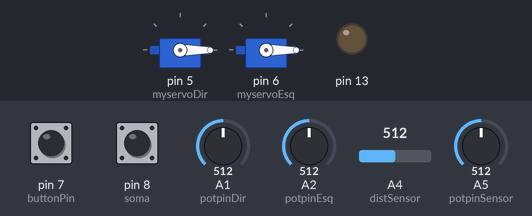
The sketch below on a simulated Arduino Uno, built with avr-gcc and run on an emulated ATmega328P. Shown: 2 × servo, output pins drawn as LEDs (lit = HIGH). The test bench sets the inputs (shaded band); at power-on: A4 (distSensor) = 512, pin 7 (buttonPin) HIGH, A5 (potpinSensor) = 512, pin 8 (soma) HIGH, A1 (potpinDir) = 512, A2 (potpinEsq) = 512.

Above: at 1.2 s.
1.3 s: A4 (distSensor) set to 583
3.5 s: A4 (distSensor) set to 610
At 5.4 s:
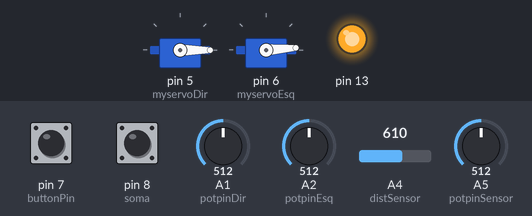
5.8 s: A4 (distSensor) set to 590
8.8 s: pin 7 (buttonPin) pulled LOW for 3.2 s
At 11.4 s:
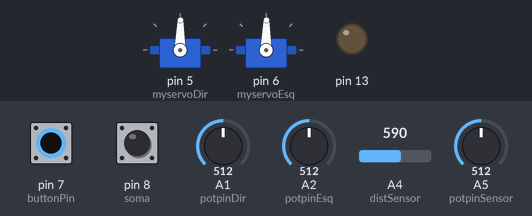
15.0 s: A5 (potpinSensor) set to 610
At 15.9 s:
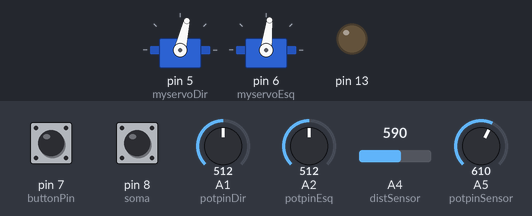
16.5 s: A5 (potpinSensor) set to 716
At 17.0 s:
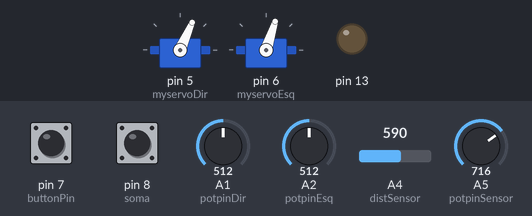
Timing chart, 0 to 19.0 s (numbered marks = the images above; inputs shaded):
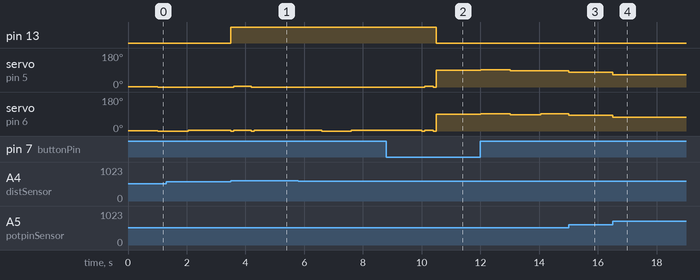

Measured:
- the behaviour switches between 600 and 601 on A4 (distSensor) (found by bisection; images 0 and 1)
- after the input at 3.5 s, pin 13: LOW → HIGH at once; servo on pin 5 (myservoDir): 0° → 4° after 0.10 s, → 0° 0.60 s later; servo on pin 6 (myservoEsq): alternates 4° for 0.60 s and 0° for 0.10 s, 4 changes in all, then stays 4°, starting at once
- after the input at 15.0 s, servo on pin 5 (myservoDir): 86° → 77° at once; servo on pin 6 (myservoEsq): 92° → 83° at once
- after the input at 16.5 s, servo on pin 5 (myservoDir): 77° → 66° at once; servo on pin 6 (myservoEsq): 83° → 72° at once

The sketch:

v_Original.ino
```cpp
// Controlling a servo position using a potentiometer (variable resistor)
// by Michal Rinott <http://people.interaction-ivrea.it/m.rinott>

#include <Servo.h>

Servo myservoDir;  // create servo object to control a servo
Servo myservoEsq;  // create servo object to control a servo

int potpinDir = 1;  // analog pin used to connect the potentiometer
int potpinEsq = 2;  // analog pin used to connect the potentiometer
int potpinSensor = 5; //sensor LDR
int lineSensor = 5; //armazena a leitura do sensor
int buttonPin = 7; //liga e deslica, será configurado com pull up interno.
int buttonState = HIGH;
int distSensor = 4;

int val;
int vel = 3;
int vel2 = 4;
int meio = 0;
int vmax = 0;
int vmin = 1024;
int meioDir = 0;    // variable to read the value from the analog pin
int meioEsq = 0;    // variable to read the value from the analog pin
int state = 0;
int counter = 0;
int diff = 0;
int objeto=0; //funciona como capitador de objeto

//parametros para fazer o rodar objeto
void parar();
void girarDir();
void girarEsq();
void andarReto();
int soma = 8;
int cond =0;

float p = 0.1;

void setup()
{
  myservoDir.attach(5);  // Declara qual porta do Arduino o servo estará ligado
  myservoEsq.attach(6);  //
  pinMode(buttonPin,INPUT);
  pinMode(13,OUTPUT);
  digitalWrite(buttonPin,HIGH);//coloca o estado da porta como pull Up interno
  pinMode(soma,INPUT);
  pinMode(13,OUTPUT);
  digitalWrite(soma,HIGH);
  state = 0;
}

void loop()
{
  //Define o estado inicial do sistema
  if (digitalRead(buttonPin)==LOW){
    state = 0;
  }else{
    if (state == 0){
      state = 1;
      counter = 0;
    }
  }
  //fim Define o estado inicial do sistema
  //estado 0 é para regular os motores manualmente.
  if (state == 0){
    val = analogRead(potpinDir);            // reads the value of the potentiometer (value between 0 and 1023)
    meioDir = map(val, 0, 1023, 0, 179);     // scale it to use it with the servo (value between 0 and 180)
    myservoDir.write(meioDir);                  // sets the servo position according to the scaled value

    val = analogRead(potpinEsq);            // reads the value of the potentiometer (value between 0 and 1023)
    meioEsq = map(val, 0, 1023, 0, 179);     // scale it to use it with the servo (value between 0 and 180)
    myservoEsq.write(meioEsq);                  // sets the servo position according to the scaled value
    delay(15);
    cond=0;
//fim estado 0, o código vai para o estado 1 dependendo da chave liga e desliga.
//Inicio estado 1 Regula o seguidor de linha
  }else if (state == 1){
    meio = analogRead(potpinSensor);
    if (meio > vmax) vmax = meio;
    if (meio < vmin) vmin = meio;
    if (counter < 50){
      myservoEsq.write(meioEsq+2);                  // sets the servo position according to the scaled value
      myservoDir.write(meioDir+2);                  // sets the servo position according to the scaled value
    }else if (counter < 100){
      myservoEsq.write(meioEsq-2);                  // sets the servo position according to the scaled value
      myservoDir.write(meioDir-2);                  // sets the servo position according to the scaled value
    }
    counter++;
    delay(20);
    if (counter > 100){
       meio = (vmax + vmin)/2;
       state = 2;
    }
//fim regula seguir linha
//Inicio Andar na linha
  }else if (state == 2){
    lineSensor = analogRead(potpinSensor);
    diff = (int)((float)(meio - lineSensor) * p);
    myservoEsq.write(meioEsq+vel+diff);
    myservoDir.write(meioDir-vel+diff);
    //modo turbo para subir a rampa.
    if ((digitalRead(soma)==LOW)&&(cond==1)){
      vel = 5;
      digitalWrite(13,HIGH);
    }
    //Fim modo turbo para subir a rampa.
    //--identifica objeto para desvio permite entrar no estado 3
    objeto = analogRead(distSensor);// lê o valor do sensor de distância
    if(objeto>600){ //distância maior que 600 entra no estado 3
      digitalWrite(13,HIGH);
      state = 3;
    }
//fim andar na linha
//inicio estado 3 desvio do objeto
  }else if (state == 3){
    parar(100);
  //vira lado 1 e para
    girarDir(vel2,600); // de 450 para 430
    parar(100);

    andarReto(vel2,2300); //2500
    parar(100);

    girarEsq((vel2),800);
    parar(100);

    andarReto(vel2,2400); //2700 para 2400
    parar(100);

    girarDir((vel2),300);
    parar(100);

    objeto = analogRead(distSensor);
    digitalWrite(13,LOW);
    state = 2;
    cond=1;
  }
  //fim desvio objeto
}

void parar(int tempo){
    myservoEsq.write(meioEsq);
    myservoDir.write(meioDir);
    delay(tempo);
}
void girarDir(int veloc, int tempo){
    myservoEsq.write(meioEsq+veloc);
    myservoDir.write(meioDir+veloc);
    delay(tempo);
}
void girarEsq(int veloc, int tempo){
    myservoEsq.write(meioEsq-veloc);
    myservoDir.write(meioDir-veloc);
    delay(tempo);
}
void andarReto(int veloc, int tempo){
    myservoEsq.write(meioEsq+veloc);
    myservoDir.write(meioDir-veloc);
    delay(tempo);
}
```
